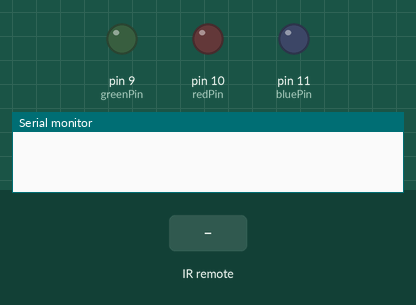
Recording of a sketch running on a simulated Arduino Uno, built with avr-gcc and run on an emulated ATmega328P. Shown: output pins drawn as LEDs (lit = HIGH), the last lines printed to the serial monitor. The test bench sets the inputs (shaded band).

Above: at 1.2 s.
1.3 s: infrared code 0xFFA25D received
At 2.7 s:
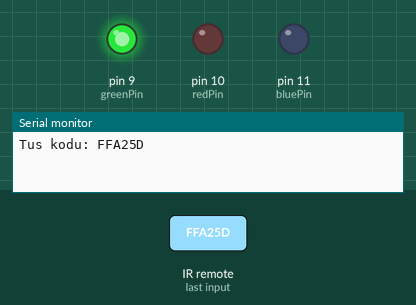
3.0 s: infrared code 0xFF22DD received
At 4.1 s:
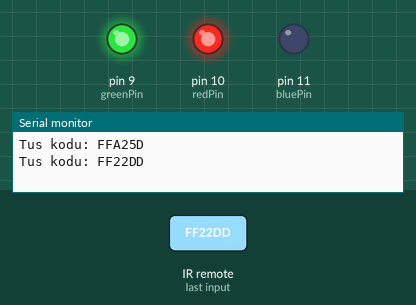
4.5 s: infrared code 0xFF629D received
At 5.3 s:
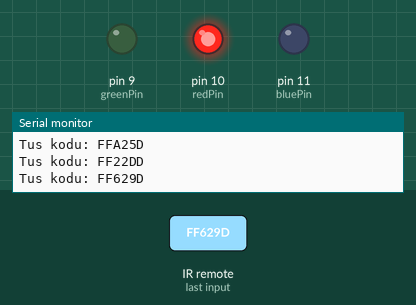
6.0 s: infrared code 0xFFE01F received
At 6.5 s:
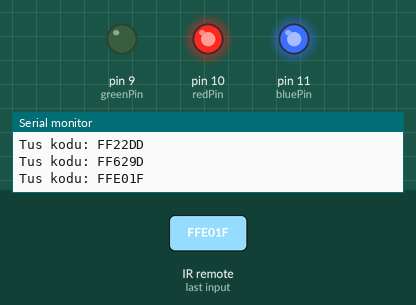
7.5 s: infrared code 0xFF02FD received
At 8.7 s:
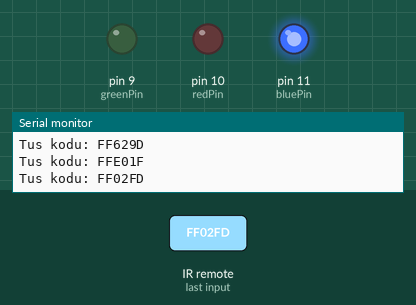
9.0 s: infrared code 0xFFA25D received
At 10.1 s:
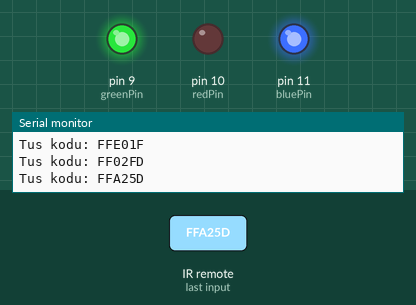
Timing chart, 0 to 11.5 s (numbered marks = the images above; inputs shaded):
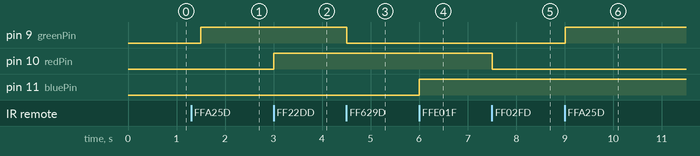

The sketch:

IR-Kumanda.ino
```cpp
#include <IRremote.h>
int greenPin = 9;
int redPin = 10;
int bluePin = 11;
int sensorPin = 2;


IRrecv sensor(sensorPin);
decode_results deger;

void setup()
{
  sensor.enableIRIn();
  pinMode(redPin,OUTPUT);
  pinMode(greenPin,OUTPUT);
  pinMode(bluePin,OUTPUT);
  Serial.begin(9600);
}

void loop()
{


  if(sensor.decode(&deger)){
    Serial.print("Tus kodu: ");
    Serial.println(deger.value,HEX);
    sensor.resume();

    if(deger.value == 0xFFA25D){
      digitalWrite(greenPin,HIGH);
    }
    if(deger.value == 0xFF629D){
      digitalWrite(greenPin,LOW);
    }

    if(deger.value == 0xFF22DD){
      digitalWrite(redPin,HIGH);
    }
    if(deger.value == 0xFF02FD){
      digitalWrite(redPin,LOW);
    }

    if(deger.value == 0xFFE01F){
      digitalWrite(bluePin,HIGH);
    }
    if(deger.value == 0xFFA857){
      digitalWrite(bluePin,LOW);
    }
  }
  delay(300);

}
```

Measured:
- after the input at 1.3 s, pin 9 (greenPin): LOW → HIGH after 0.20 s
- after the input at 3.0 s, pin 10 (redPin): LOW → HIGH at once
- after the input at 4.5 s, pin 9 (greenPin): HIGH → LOW at once
- after the input at 6.0 s, pin 11 (bluePin): LOW → HIGH at once
- after the input at 7.5 s, pin 10 (redPin): HIGH → LOW at once
- after the input at 9.0 s, pin 9 (greenPin): LOW → HIGH at once
